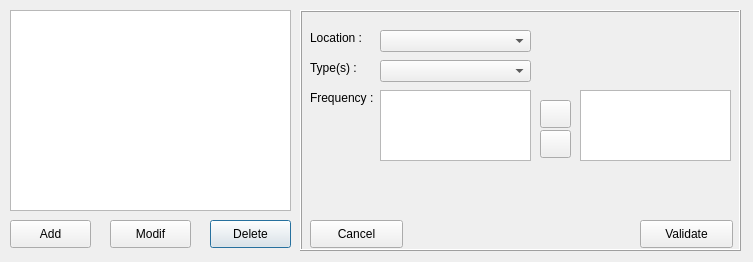
<?xml version="1.0" encoding="UTF-8"?>
<ui version="4.0">
 <class>Dialog</class>
 <widget class="QDialog" name="Dialog">
  <property name="geometry">
   <rect>
    <x>0</x>
    <y>0</y>
    <width>753</width>
    <height>262</height>
   </rect>
  </property>
  <property name="windowTitle">
   <string>Structure</string>
  </property>
  <widget class="QFrame" name="selectframe">
   <property name="geometry">
    <rect>
     <x>0</x>
     <y>0</y>
     <width>301</width>
     <height>251</height>
    </rect>
   </property>
   <property name="frameShape">
    <enum>QFrame::NoFrame</enum>
   </property>
   <property name="frameShadow">
    <enum>QFrame::Raised</enum>
   </property>
   <widget class="QPushButton" name="deletebutton">
    <property name="geometry">
     <rect>
      <x>210</x>
      <y>220</y>
      <width>81</width>
      <height>28</height>
     </rect>
    </property>
    <property name="text">
     <string>Delete</string>
    </property>
   </widget>
   <widget class="QPushButton" name="addbutton">
    <property name="geometry">
     <rect>
      <x>10</x>
      <y>220</y>
      <width>81</width>
      <height>28</height>
     </rect>
    </property>
    <property name="text">
     <string>Add</string>
    </property>
   </widget>
   <widget class="QPushButton" name="modifbutton">
    <property name="geometry">
     <rect>
      <x>110</x>
      <y>220</y>
      <width>81</width>
      <height>28</height>
     </rect>
    </property>
    <property name="text">
     <string>Modif</string>
    </property>
   </widget>
   <widget class="QListView" name="list">
    <property name="geometry">
     <rect>
      <x>10</x>
      <y>10</y>
      <width>281</width>
      <height>201</height>
     </rect>
    </property>
   </widget>
  </widget>
  <widget class="QFrame" name="dataframe">
   <property name="geometry">
    <rect>
     <x>300</x>
     <y>10</y>
     <width>441</width>
     <height>241</height>
    </rect>
   </property>
   <property name="frameShape">
    <enum>QFrame::Box</enum>
   </property>
   <property name="frameShadow">
    <enum>QFrame::Raised</enum>
   </property>
   <widget class="QPushButton" name="validatebutton">
    <property name="geometry">
     <rect>
      <x>340</x>
      <y>210</y>
      <width>93</width>
      <height>28</height>
     </rect>
    </property>
    <property name="text">
     <string>Validate</string>
    </property>
   </widget>
   <widget class="QPushButton" name="cancelbutton">
    <property name="geometry">
     <rect>
      <x>10</x>
      <y>210</y>
      <width>93</width>
      <height>28</height>
     </rect>
    </property>
    <property name="text">
     <string>Cancel</string>
    </property>
   </widget>
   <widget class="QLabel" name="label">
    <property name="geometry">
     <rect>
      <x>10</x>
      <y>20</y>
      <width>61</width>
      <height>16</height>
     </rect>
    </property>
    <property name="text">
     <string>Location :</string>
    </property>
   </widget>
   <widget class="QComboBox" name="loccombo">
    <property name="geometry">
     <rect>
      <x>80</x>
      <y>20</y>
      <width>151</width>
      <height>22</height>
     </rect>
    </property>
   </widget>
   <widget class="QLabel" name="label_2">
    <property name="geometry">
     <rect>
      <x>10</x>
      <y>50</y>
      <width>61</width>
      <height>16</height>
     </rect>
    </property>
    <property name="text">
     <string>Type(s) :</string>
    </property>
   </widget>
   <widget class="QListView" name="freqlist">
    <property name="geometry">
     <rect>
      <x>80</x>
      <y>80</y>
      <width>151</width>
      <height>71</height>
     </rect>
    </property>
   </widget>
   <widget class="QLabel" name="label_3">
    <property name="geometry">
     <rect>
      <x>10</x>
      <y>80</y>
      <width>71</width>
      <height>16</height>
     </rect>
    </property>
    <property name="text">
     <string>Frequency :</string>
    </property>
   </widget>
   <widget class="QListView" name="freqlist2">
    <property name="geometry">
     <rect>
      <x>280</x>
      <y>80</y>
      <width>151</width>
      <height>71</height>
     </rect>
    </property>
   </widget>
   <widget class="QPushButton" name="removefreqbutton">
    <property name="geometry">
     <rect>
      <x>240</x>
      <y>120</y>
      <width>31</width>
      <height>28</height>
     </rect>
    </property>
    <property name="text">
     <string/>
    </property>
    <property name="icon">
     <iconset>
      <normaloff>double-arrow-right-icon.png</normaloff>double-arrow-right-icon.png</iconset>
    </property>
   </widget>
   <widget class="QPushButton" name="addfreqbutton">
    <property name="geometry">
     <rect>
      <x>240</x>
      <y>90</y>
      <width>31</width>
      <height>28</height>
     </rect>
    </property>
    <property name="text">
     <string/>
    </property>
    <property name="icon">
     <iconset>
      <normaloff>double-arrow-left-icon.png</normaloff>double-arrow-left-icon.png</iconset>
    </property>
   </widget>
   <widget class="QComboBox" name="typecombo">
    <property name="geometry">
     <rect>
      <x>80</x>
      <y>50</y>
      <width>151</width>
      <height>22</height>
     </rect>
    </property>
   </widget>
  </widget>
 </widget>
 <resources/>
 <connections/>
</ui>
